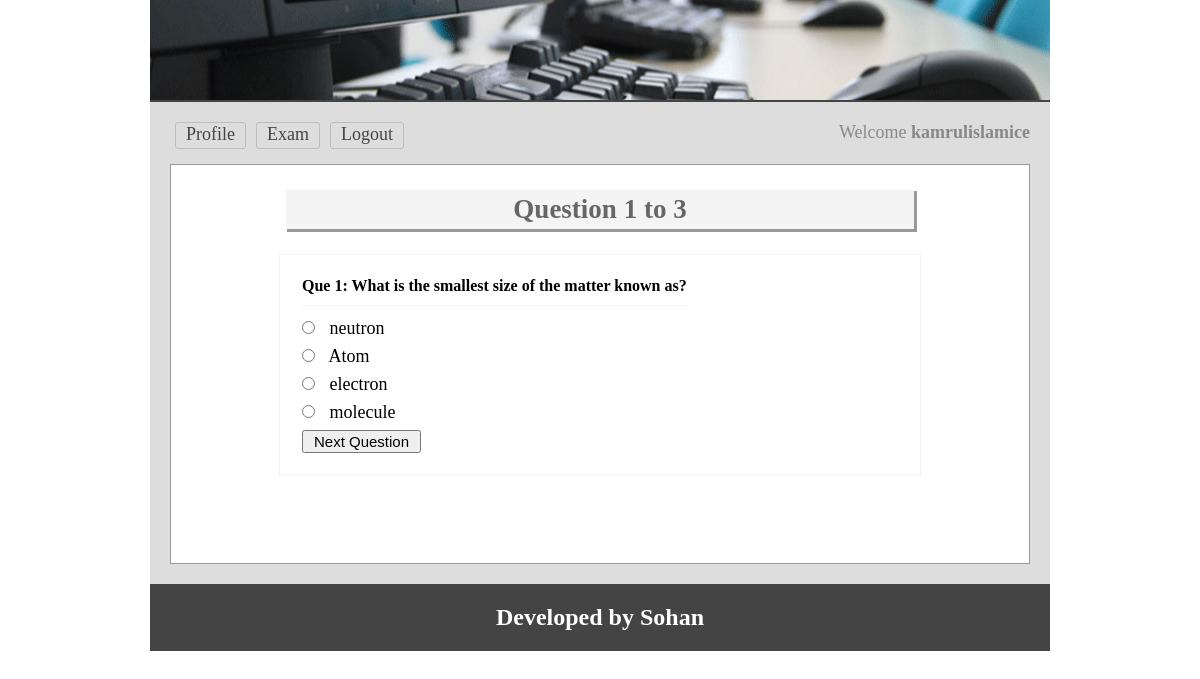
The page /test.php?ques=1 (signed in) on the database its author committed.
### tables this page shows
CREATE TABLE `question` (
  `id` int(11) NOT NULL,
  `quesNO` int(11) NOT NULL,
  `ques` text NOT NULL
);

CREATE TABLE `answer` (
  `id` int(11) NOT NULL,
  `quesNO` int(11) NOT NULL,
  `correct` int(11) NOT NULL DEFAULT '0',
  `ans` text NOT NULL
);

### classes/Exam.php (called while the page is built, shortened)
<?php
	$filepath = realpath(dirname(__FILE__));
	include_once ($filepath.'/../lib/Database.php');
	class Exam{
		private $db;
		function __construct(){
			$this->db = new Database();
		}
		public function getTotalRows(){
			$query = "SELECT * FROM question";
			$result = $this->db->select($query);
			$total = $result->num_rows;
			return $total;
		}
		public function getQuestionByNumber($qnumber){
			$query = "SELECT * FROM question WHERE quesNO = '$qnumber'";
			$getdata = $this->db->select($query);
			$result = $getdata->fetch_assoc();
			return $result;
		}
		public function getAnswer($qnumber){
			$query = "SELECT * FROM answer WHERE quesNO = '$qnumber'";
			$getdata = $this->db->select($query);
			return $getdata;
		}
	}
?>

### lib/Database.php (called while the page is built, shortened)
<?php
Class Database{
	public $host   = DB_HOST;
	public $user   = DB_USER;
	public $pass   = DB_PASS;
	public $dbname = DB_NAME;
	public $link;
	private function connectDB(){
	$this->link = new mysqli($this->host, $this->user, $this->pass, $this->dbname);
 }
	public function select($query){
		$result = $this->link->query($query) or die($this->link->error.__LINE__);
		if($result->num_rows > 0){
			return $result;
		} else {
			return false;
		}
	}
}

### test.php (the view, shortened to what this page needs)
<?php include 'inc/header.php'; ?>
<?php
	if (isset($_GET['ques'])) {
		$qnumber = (int)$_GET['ques'];
	} else{
		header("Location : exam.php");
	}
	$total = $exm->getTotalRows();
	$question = $exm->getQuestionByNumber($qnumber);
?>
<div class="main">
<h1>Question <?php echo $question['quesNO']; ?> to <?php echo $total; ?></h1>
	<div class="test">
		<form method="post" action="">
		<table>
			<tr>
				<td colspan="2">
				 <h3>Que <?php echo $question['quesNO']; ?>: <?php echo $question['ques']; ?></h3>
				</td>
			</tr>
			<?php
				$answer = $exm->getAnswer($qnumber);
				if ($answer) {
					while ($row = $answer->fetch_assoc()) {
			?>
			<tr>
				<td>
				 <input type="radio" name="ans" value="<?php echo $row['id'] ?>"/>
				 <?php echo $row['ans'] ?>
				</td>
			</tr>
			<?php } } ?>
			<tr>
			  <td>
				<input type="submit" name="qnumber" value="Next Question"/>
			</td>
			</tr>
		</table>
	</form>
</div>
 </div>
<?php include 'inc/footer.php'; ?>

### css/main.css (style rules this page uses)
* { margin:0;padding:0;outline:none }
body { font-family:verdana }
input[type="submit"] { cursor: pointer; font-size: 15px; padding: 1px 10px; }
.main { background: #fff none repeat scroll 0 0; border: 1px solid #999; margin-top: 10px; min-height: 368px; padding: 15px; width: 828px; }
.main h1 { background: #f4f4f4 none repeat scroll 0 0; box-shadow: 2px 2px 0 1px #999; color: #666; margin: 10px auto 25px; padding: 4px; text-align: center; width: 620px; }
.test { border: 1px solid #f3f3f3; margin: 0 auto; max-width: 600px; padding: 20px; }
.test input[type="radio"] { margin-bottom: 10px; margin-right: 10px; cursor:pointer; }
.test h3 { border-bottom: 1px solid #f3f3f3; font-size: 16px; margin-bottom: 10px; padding-bottom: 10px; }

### rows shown on the page
question: quesNO "1", ques "What is the smallest size of the matter known as?"
answer: ans "neutron"
answer: ans "Atom"
answer: ans "electron"
answer: ans "molecule"

### other values the page prints
Session::get("username") "kamrulislamice"
$total "3"
